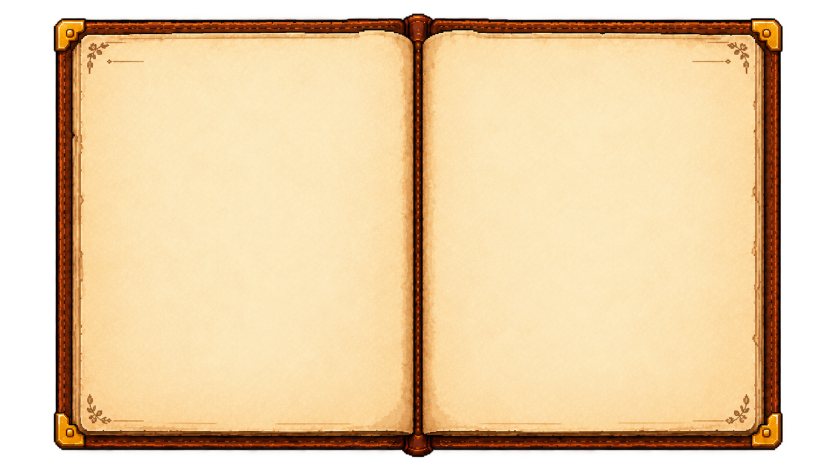
#> input picture RP/CoopTown_RP/tools/assets/book/common/book_background.png, 1672 x 941 px (shown at 1/2 size)
$ python build-book.py
#> lines starting #> are read from the running program, lines starting #| are printed output that depends on the picture
"""Builds the shared pictures of the new book menu (tools/build-book-ui.mjs places them).

Source: the user's menu asset zips, copied to tools/assets/book/ (common/ = parts every page shares,
<NN_Page>/ = each page's icons and widgets, reference/ = the finished page images used for positions).
Buttons are stretched sideways by cutting them in three (ends kept, middle stretched or squeezed), so the
corner decorations are not squashed. Pictures are saved at about 4x their size on screen.
Writes textures/cooptown/book/*.png and tools/book-layout.json (picture shapes).

Run from the CoopTown_RP folder:  python tools/build-book.py
"""
import json, os
from PIL import Image

RP = os.path.dirname(os.path.dirname(os.path.abspath(__file__)))
SRC = os.path.join(RP, "tools", "assets", "book")
OUT = os.path.join(RP, "textures", "cooptown", "book")
SCALE = 4
# button shapes (width / height) used by the pages, and their height on screen (UI px)
BUTTONS = {"card": (2.04, 41), "row": (3.7, 49), "wide": (7.6, 23), "square": (1.0, 70), "long": (5.7, 32)}
END = 0.16  # share of the button height kept unstretched at each end (the corner ornaments)
# page icons: every <NN_Page>/icons/*.png, saved once each as icons/<name>.png (pages share names: coins, scroll, ...)
ICON_H = 24

def load(rel):
#> called with rel = 'common/book_background.png'
    im = Image.open(os.path.join(SRC, rel)).convert("RGBA")
#> im is the input picture: PIL image 1672x941 RGBA; mean R, G, B, A 182.9, 155.6, 116.8, 201.1
    return im.crop(im.getchannel("A").point(lambda a: 255 if a > 40 else 0).getbbox())
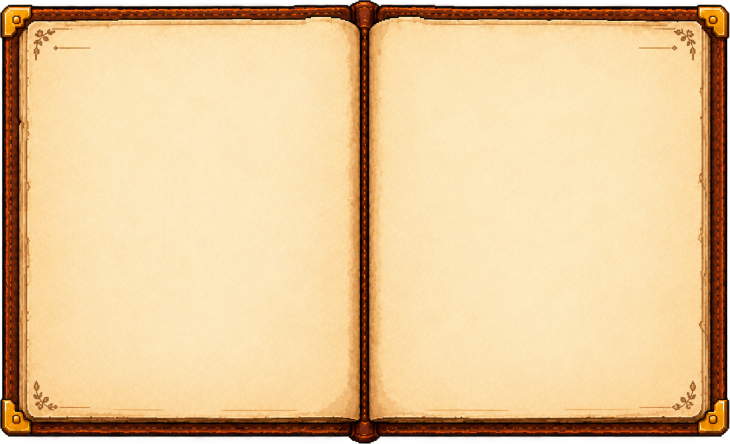
#> returned value: PIL image 1459x888 RGBA (shown at 1/2 size); mean R, G, B, A 222.1, 189, 141.8, 244.2; transparent parts drawn white

def sized(im, h):
    return im.resize((max(1, round(im.width * h / im.height)), h), Image.LANCZOS)

def three_slice(im, aspect, h):
    """im at height h and width aspect*h: both ends kept as they are, the middle stretched or squeezed."""
    im = sized(im, h)
    w, e = round(aspect * h), max(1, round(END * im.height * 1.6))
    mid = im.crop((e, 0, im.width - e, h)).resize((max(1, w - 2 * e), h), Image.LANCZOS)
    out = Image.new("RGBA", (w, h))
    out.paste(im.crop((0, 0, e, h)), (0, 0))
    out.paste(mid, (e, 0))
    out.paste(im.crop((im.width - e, 0, im.width, h)), (w - e, 0))
    return out

def reddened(im):
    """The selected bookmark: the brown tab turned red (only one tab picture was supplied)."""
    px = im.load()
    for y in range(im.height):
        for x in range(im.width):
            r, g, b, a = px[x, y]
            if a and r > g + 8 and r < 170:  # dark brown leather only (not the gold corners)
                px[x, y] = (min(255, int(r * 1.45 + 25)), int(g * 0.42), int(b * 0.42), a)
    return im

def main():
    os.makedirs(OUT, exist_ok=True)
    shapes = {}
    def save(name, im):
        im.save(os.path.join(OUT, name + ".png"))
        shapes[name] = round(im.width / im.height, 4)
    book = load("common/book_background.png")
    save("book", book)  # already about 3x its size on screen
    for kind, (aspect, h) in BUTTONS.items():
        save("button_" + kind, three_slice(load("common/button_normal.png"), aspect, h * SCALE))
        save("button_" + kind + "_selected", three_slice(load("common/button_selected.png"), aspect, h * SCALE))
    tab = sized(load("common/bookmark_tab.png"), 29 * SCALE)
    save("tab", tab)
    save("tab_selected", reddened(tab.copy()))
    save("close", sized(load("common/close_button.png"), 20 * SCALE))
    for name in ("home_icon", "person_icon", "settings_icon"):
        save(name.replace("_icon", ""), sized(load("common/" + name + ".png"), 13 * SCALE))
    os.makedirs(os.path.join(OUT, "icons"), exist_ok=True)
    for page in sorted(os.listdir(SRC)):
        folder = os.path.join(SRC, page, "icons")
        if not os.path.isdir(folder):
            continue
        for f in sorted(os.listdir(folder)):
            name = "icons/" + f[:-4]
            if f.endswith(".png") and name not in shapes:
                save(name, sized(load(os.path.join(page, "icons", f)), ICON_H * SCALE))
    with open(os.path.join(RP, "tools", "book-layout.json"), "w", encoding="utf8") as f:
        json.dump({"shapes": shapes}, f, indent=1)
    print("book pictures:", len(shapes))

if __name__ == "__main__":
#> (the run stopped early here; a loop or call above may not have finished)
